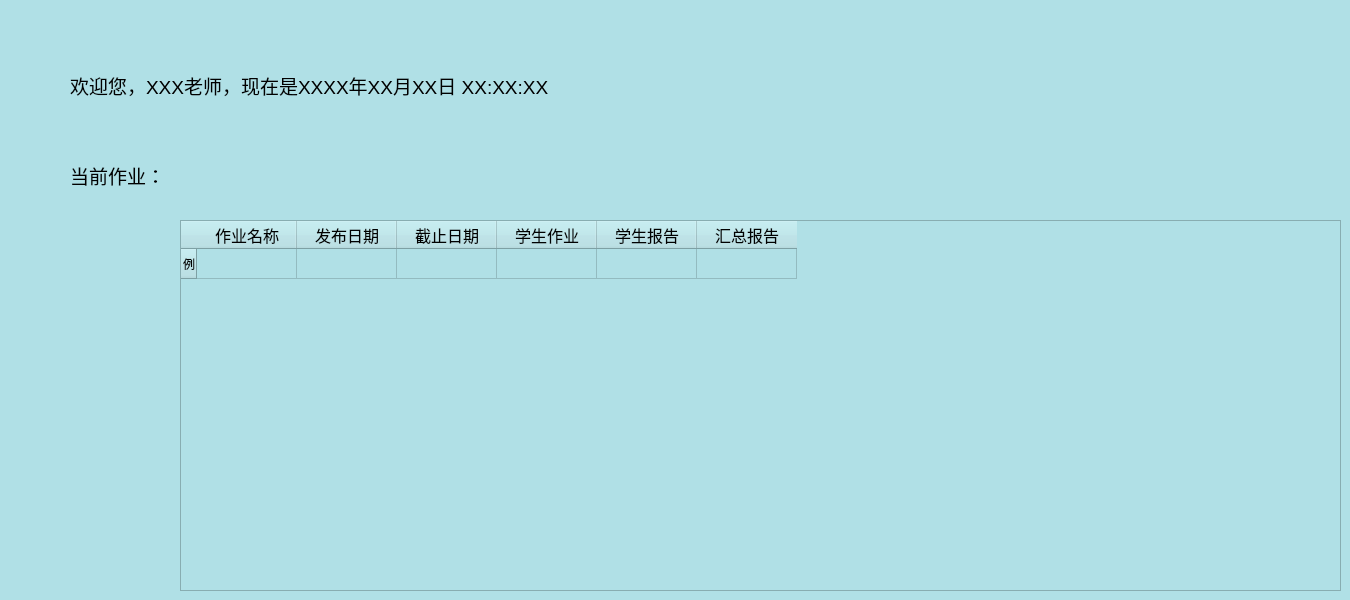
    <widget class="QWidget" name="page">
     <property name="styleSheet">
      <string notr="true">QWidget{
	background-color: #B0E0E6;
}</string>
     </property>
     <widget class="QLabel" name="label_2">
      <property name="geometry">
       <rect>
        <x>70</x>
        <y>70</y>
        <width>561</width>
        <height>31</height>
       </rect>
      </property>
      <property name="font">
       <font>
        <pointsize>14</pointsize>
       </font>
      </property>
      <property name="text">
       <string>欢迎您，XXX老师，现在是XXXX年XX月XX日 XX:XX:XX</string>
      </property>
     </widget>
     <widget class="QLabel" name="label_3">
      <property name="geometry">
       <rect>
        <x>70</x>
        <y>160</y>
        <width>111</width>
        <height>31</height>
       </rect>
      </property>
      <property name="font">
       <font>
        <pointsize>14</pointsize>
       </font>
      </property>
      <property name="text">
       <string>当前作业：</string>
      </property>
     </widget>
     <widget class="QTableWidget" name="tableWidget">
      <property name="geometry">
       <rect>
        <x>180</x>
        <y>220</y>
        <width>1161</width>
        <height>371</height>
       </rect>
      </property>
      <property name="palette">
       <palette>
        <active>
         <colorrole role="WindowText">
          <brush brushstyle="SolidPattern">
           <color alpha="255">
            <red>0</red>
            <green>0</green>
            <blue>0</blue>
           </color>
          </brush>
         </colorrole>
         <colorrole role="Button">
          <brush brushstyle="SolidPattern">
           <color alpha="255">
            <red>176</red>
            <green>224</green>
            <blue>230</blue>
           </color>
          </brush>
         </colorrole>
         <colorrole role="Light">
          <brush brushstyle="SolidPattern">
           <color alpha="255">
            <red>255</red>
            <green>230</green>
            <blue>203</blue>
           </color>
          </brush>
         </colorrole>
         <colorrole role="Midlight">
          <brush brushstyle="SolidPattern">
           <color alpha="255">
            <red>241</red>
            <green>199</green>
            <blue>154</blue>
           </color>
          </brush>
         </colorrole>
         <colorrole role="Dark">
          <brush brushstyle="SolidPattern">
           <color alpha="255">
            <red>113</red>
            <green>84</green>
            <blue>52</blue>
           </color>
          </brush>
         </colorrole>
         <colorrole role="Mid">
          <brush brushstyle="SolidPattern">
           <color alpha="255">
            <red>151</red>
            <green>112</green>
            <blue>70</blue>
           </color>
          </brush>
         </colorrole>
         <colorrole role="Text">
          <brush brushstyle="SolidPattern">
           <color alpha="255">
            <red>0</red>
            <green>0</green>
            <blue>0</blue>
           </color>
          </brush>
         </colorrole>
         <colorrole role="BrightText">
          <brush brushstyle="SolidPattern">
           <color alpha="255">
            <red>255</red>
            <green>255</green>
            <blue>255</blue>
           </color>
          </brush>
         </colorrole>
         <colorrole role="ButtonText">
          <brush brushstyle="SolidPattern">
           <color alpha="255">
            <red>0</red>
            <green>0</green>
            <blue>0</blue>
           </color>
          </brush>
         </colorrole>
         <colorrole role="Base">
          <brush brushstyle="SolidPattern">
           <color alpha="255">
            <red>176</red>
            <green>224</green>
            <blue>230</blue>
           </color>
          </brush>
         </colorrole>
         <colorrole role="Window">
          <brush brushstyle="SolidPattern">
           <color alpha="255">
            <red>176</red>
            <green>224</green>
            <blue>230</blue>
           </color>
          </brush>
         </colorrole>
         <colorrole role="Shadow">
          <brush brushstyle="SolidPattern">
           <color alpha="255">
            <red>0</red>
            <green>0</green>
            <blue>0</blue>
           </color>
          </brush>
         </colorrole>
         <colorrole role="AlternateBase">
          <brush brushstyle="SolidPattern">
           <color alpha="255">
            <red>241</red>
            <green>211</green>
            <blue>180</blue>
           </color>
          </brush>
         </colorrole>
         <colorrole role="ToolTipBase">
          <brush brushstyle="SolidPattern">
           <color alpha="255">
            <red>255</red>
            <green>255</green>
            <blue>220</blue>
           </color>
          </brush>
         </colorrole>
         <colorrole role="ToolTipText">
          <brush brushstyle="SolidPattern">
           <color alpha="255">
            <red>0</red>
            <green>0</green>
            <blue>0</blue>
           </color>
          </brush>
         </colorrole>
         <colorrole role="PlaceholderText">
          <brush brushstyle="SolidPattern">
           <color alpha="128">
            <red>0</red>
            <green>0</green>
            <blue>0</blue>
           </color>
          </brush>
         </colorrole>
        </active>
        <inactive>
         <colorrole role="WindowText">
          <brush brushstyle="SolidPattern">
           <color alpha="255">
            <red>0</red>
            <green>0</green>
            <blue>0</blue>
           </color>
          </brush>
         </colorrole>
         <colorrole role="Button">
          <brush brushstyle="SolidPattern">
           <color alpha="255">
            <red>176</red>
            <green>224</green>
            <blue>230</blue>
           </color>
          </brush>
         </colorrole>
         <colorrole role="Light">
          <brush brushstyle="SolidPattern">
           <color alpha="255">
            <red>255</red>
            <green>230</green>
            <blue>203</blue>
           </color>
          </brush>
         </colorrole>
         <colorrole role="Midlight">
          <brush brushstyle="SolidPattern">
           <color alpha="255">
            <red>241</red>
            <green>199</green>
            <blue>154</blue>
           </color>
          </brush>
         </colorrole>
         <colorrole role="Dark">
          <brush brushstyle="SolidPattern">
           <color alpha="255">
            <red>113</red>
            <green>84</green>
            <blue>52</blue>
           </color>
          </brush>
         </colorrole>
         <colorrole role="Mid">
          <brush brushstyle="SolidPattern">
           <color alpha="255">
            <red>151</red>
            <green>112</green>
            <blue>70</blue>
           </color>
          </brush>
         </colorrole>
         <colorrole role="Text">
          <brush brushstyle="SolidPattern">
           <color alpha="255">
            <red>0</red>
            <green>0</green>
            <blue>0</blue>
           </color>
          </brush>
         </colorrole>
         <colorrole role="BrightText">
          <brush brushstyle="SolidPattern">
           <color alpha="255">
            <red>255</red>
            <green>255</green>
            <blue>255</blue>
           </color>
          </brush>
         </colorrole>
         <colorrole role="ButtonText">
          <brush brushstyle="SolidPattern">
           <color alpha="255">
            <red>0</red>
            <green>0</green>
            <blue>0</blue>
           </color>
          </brush>
         </colorrole>
         <colorrole role="Base">
          <brush brushstyle="SolidPattern">
           <color alpha="255">
            <red>176</red>
            <green>224</green>
            <blue>230</blue>
           </color>
          </brush>
         </colorrole>
         <colorrole role="Window">
          <brush brushstyle="SolidPattern">
           <color alpha="255">
            <red>176</red>
            <green>224</green>
            <blue>230</blue>
           </color>
          </brush>
         </colorrole>
         <colorrole role="Shadow">
          <brush brushstyle="SolidPattern">
           <color alpha="255">
            <red>0</red>
            <green>0</green>
            <blue>0</blue>
           </color>
          </brush>
         </colorrole>
         <colorrole role="AlternateBase">
          <brush brushstyle="SolidPattern">
           <color alpha="255">
            <red>241</red>
            <green>211</green>
            <blue>180</blue>
           </color>
          </brush>
         </colorrole>
         <colorrole role="ToolTipBase">
          <brush brushstyle="SolidPattern">
           <color alpha="255">
            <red>255</red>
            <green>255</green>
            <blue>220</blue>
           </color>
          </brush>
         </colorrole>
         <colorrole role="ToolTipText">
          <brush brushstyle="SolidPattern">
           <color alpha="255">
            <red>0</red>
            <green>0</green>
            <blue>0</blue>
           </color>
          </brush>
         </colorrole>
         <colorrole role="PlaceholderText">
          <brush brushstyle="SolidPattern">
           <color alpha="128">
            <red>0</red>
            <green>0</green>
            <blue>0</blue>
           </color>
          </brush>
         </colorrole>
        </inactive>
        <disabled>
         <colorrole role="WindowText">
          <brush brushstyle="SolidPattern">
           <color alpha="255">
            <red>113</red>
            <green>84</green>
            <blue>52</blue>
           </color>
          </brush>
         </colorrole>
         <colorrole role="Button">
          <brush brushstyle="SolidPattern">
           <color alpha="255">
            <red>176</red>
            <green>224</green>
            <blue>230</blue>
           </color>
          </brush>
         </colorrole>
         <colorrole role="Light">
          <brush brushstyle="SolidPattern">
           <color alpha="255">
            <red>255</red>
            <green>230</green>
            <blue>203</blue>
           </color>
          </brush>
         </colorrole>
         <colorrole role="Midlight">
          <brush brushstyle="SolidPattern">
           <color alpha="255">
            <red>241</red>
            <green>199</green>
            <blue>154</blue>
           </color>
          </brush>
         </colorrole>
         <colorrole role="Dark">
          <brush brushstyle="SolidPattern">
           <color alpha="255">
            <red>113</red>
            <green>84</green>
            <blue>52</blue>
           </color>
          </brush>
         </colorrole>
         <colorrole role="Mid">
          <brush brushstyle="SolidPattern">
           <color alpha="255">
            <red>151</red>
            <green>112</green>
            <blue>70</blue>
           </color>
          </brush>
         </colorrole>
         <colorrole role="Text">
          <brush brushstyle="SolidPattern">
           <color alpha="255">
            <red>113</red>
            <green>84</green>
            <blue>52</blue>
           </color>
          </brush>
         </colorrole>
         <colorrole role="BrightText">
          <brush brushstyle="SolidPattern">
           <color alpha="255">
            <red>255</red>
            <green>255</green>
            <blue>255</blue>
           </color>
          </brush>
         </colorrole>
         <colorrole role="ButtonText">
          <brush brushstyle="SolidPattern">
           <color alpha="255">
            <red>113</red>
            <green>84</green>
            <blue>52</blue>
           </color>
          </brush>
         </colorrole>
         <colorrole role="Base">
          <brush brushstyle="SolidPattern">
           <color alpha="255">
            <red>176</red>
            <green>224</green>
            <blue>230</blue>
           </color>
          </brush>
         </colorrole>
         <colorrole role="Window">
          <brush brushstyle="SolidPattern">
           <color alpha="255">
            <red>176</red>
            <green>224</green>
            <blue>230</blue>
           </color>
          </brush>
         </colorrole>
         <colorrole role="Shadow">
          <brush brushstyle="SolidPattern">
           <color alpha="255">
            <red>0</red>
            <green>0</green>
            <blue>0</blue>
           </color>
          </brush>
         </colorrole>
         <colorrole role="AlternateBase">
          <brush brushstyle="SolidPattern">
           <color alpha="255">
            <red>227</red>
            <green>168</green>
            <blue>105</blue>
           </color>
          </brush>
         </colorrole>
         <colorrole role="ToolTipBase">
          <brush brushstyle="SolidPattern">
           <color alpha="255">
            <red>255</red>
            <green>255</green>
            <blue>220</blue>
           </color>
          </brush>
         </colorrole>
         <colorrole role="ToolTipText">
          <brush brushstyle="SolidPattern">
           <color alpha="255">
            <red>0</red>
            <green>0</green>
            <blue>0</blue>
           </color>
          </brush>
         </colorrole>
         <colorrole role="PlaceholderText">
          <brush brushstyle="SolidPattern">
           <color alpha="128">
            <red>0</red>
            <green>0</green>
            <blue>0</blue>
           </color>
          </brush>
         </colorrole>
        </disabled>
       </palette>
      </property>
      <row>
       <property name="text">
        <string>例</string>
       </property>
      </row>
      <column>
       <property name="text">
        <string>作业名称</string>
       </property>
       <property name="font">
        <font>
         <family>Microsoft YaHei</family>
         <pointsize>12</pointsize>
        </font>
       </property>
       <property name="background">
        <color>
         <red>255</red>
         <green>255</green>
         <blue>255</blue>
        </color>
       </property>
      </column>
      <column>
       <property name="text">
        <string>发布日期</string>
       </property>
       <property name="font">
        <font>
         <family>Microsoft YaHei</family>
         <pointsize>12</pointsize>
        </font>
       </property>
      </column>
      <column>
       <property name="text">
        <string>截止日期</string>
       </property>
       <property name="font">
        <font>
         <family>Microsoft YaHei UI</family>
         <pointsize>12</pointsize>
        </font>
       </property>
      </column>
      <column>
       <property name="text">
        <string>学生作业</string>
       </property>
       <property name="font">
        <font>
         <family>Microsoft YaHei UI</family>
         <pointsize>12</pointsize>
         <weight>50</weight>
         <bold>false</bold>
        </font>
       </property>
      </column>
      <column>
       <property name="text">
        <string>学生报告</string>
       </property>
       <property name="font">
        <font>
         <family>Microsoft YaHei UI</family>
         <pointsize>12</pointsize>
         <weight>50</weight>
         <bold>false</bold>
        </font>
       </property>
      </column>
      <column>
       <property name="text">
        <string>汇总报告</string>
       </property>
       <property name="font">
        <font>
         <family>Microsoft YaHei</family>
         <pointsize>12</pointsize>
        </font>
       </property>
      </column>
     </widget>
    </widget>
